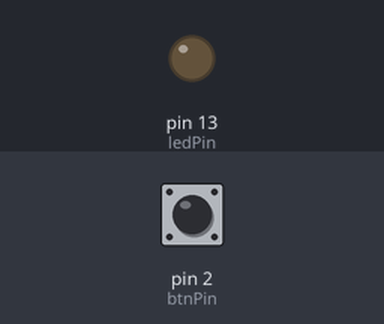
This sketch was run on a simulated Arduino Uno, built with avr-gcc and run on an emulated ATmega328P. Shown: output pins drawn as LEDs (lit = HIGH). The inputs (shaded band) are chosen by the test bench; at power-on: pin 2 (btnPin) LOW.

Above: at 1.2 s.
1.3 s: pin 2 (btnPin) pulled HIGH for 0.15 s
At 1.37 s:
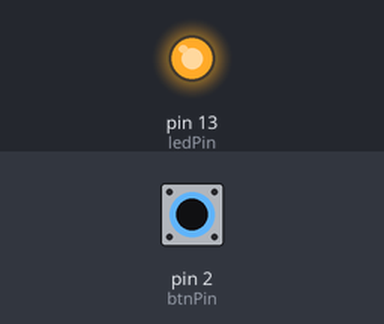
2.9 s: pin 2 (btnPin) pulled HIGH for 3.2 s
At 7.3 s:
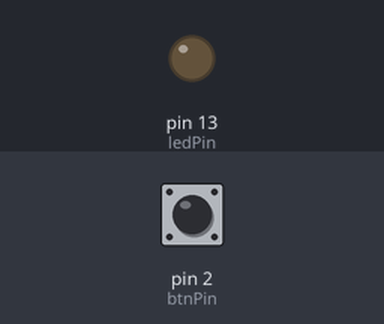
Timing chart, 0 to 8.8 s (numbered marks = the images above; inputs shaded):
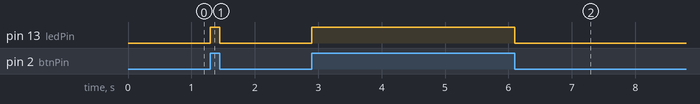

Measured:
- after the input at 1.3 s, pin 13 (ledPin): LOW → HIGH at once, → LOW 0.15 s later
- after the input at 2.9 s, pin 13 (ledPin): LOW → HIGH at once, → LOW 3.2 s later

The sketch:

ledControlPushBtn.ino
```cpp
const int btnPin = 2;
const int ledPin = 13;

int btnState = 0;

void setup() {
  // put your setup code here, to run once:
  pinMode(ledPin, OUTPUT);
  pinMode(btnPin, INPUT);


}

void loop() {
  // put your main code here, to run repeatedly:
  btnState = digitalRead(btnPin);

  if(btnState == HIGH){
    digitalWrite(ledPin, HIGH);
    }
  else{
     digitalWrite(ledPin, LOW);
    }
}
```
